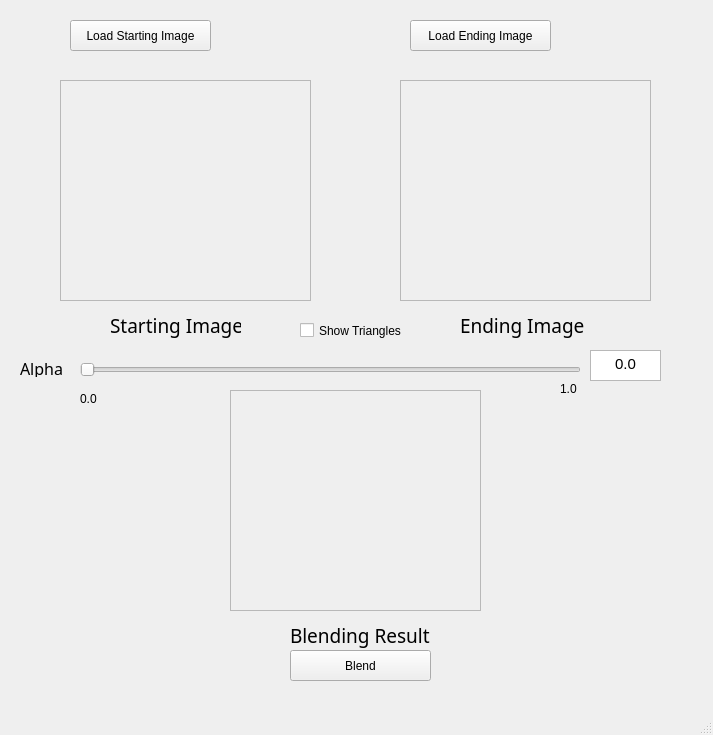
<?xml version="1.0" encoding="UTF-8"?>
<ui version="4.0">
 <class>MainWindow</class>
 <widget class="QMainWindow" name="MainWindow">
  <property name="geometry">
   <rect>
    <x>0</x>
    <y>0</y>
    <width>713</width>
    <height>735</height>
   </rect>
  </property>
  <property name="windowTitle">
   <string>MainWindow</string>
  </property>
  <widget class="QWidget" name="centralwidget">
   <widget class="QPushButton" name="pushButton">
    <property name="geometry">
     <rect>
      <x>70</x>
      <y>20</y>
      <width>141</width>
      <height>31</height>
     </rect>
    </property>
    <property name="text">
     <string>Load Starting Image</string>
    </property>
   </widget>
   <widget class="QPushButton" name="pushButton_2">
    <property name="geometry">
     <rect>
      <x>410</x>
      <y>20</y>
      <width>141</width>
      <height>31</height>
     </rect>
    </property>
    <property name="text">
     <string>Load Ending Image</string>
    </property>
   </widget>
   <widget class="QLabel" name="startImg">
    <property name="geometry">
     <rect>
      <x>60</x>
      <y>80</y>
      <width>251</width>
      <height>221</height>
     </rect>
    </property>
    <property name="frameShape">
     <enum>QFrame::StyledPanel</enum>
    </property>
    <property name="text">
     <string/>
    </property>
   </widget>
   <widget class="QLabel" name="label">
    <property name="geometry">
     <rect>
      <x>110</x>
      <y>310</y>
      <width>131</width>
      <height>31</height>
     </rect>
    </property>
    <property name="font">
     <font>
      <family>Abyssinica SIL</family>
      <pointsize>14</pointsize>
     </font>
    </property>
    <property name="text">
     <string>Starting Image</string>
    </property>
   </widget>
   <widget class="QLabel" name="label_2">
    <property name="geometry">
     <rect>
      <x>460</x>
      <y>310</y>
      <width>131</width>
      <height>31</height>
     </rect>
    </property>
    <property name="font">
     <font>
      <family>Abyssinica SIL</family>
      <pointsize>14</pointsize>
     </font>
    </property>
    <property name="text">
     <string>Ending Image</string>
    </property>
   </widget>
   <widget class="QCheckBox" name="checkBox">
    <property name="geometry">
     <rect>
      <x>300</x>
      <y>320</y>
      <width>131</width>
      <height>21</height>
     </rect>
    </property>
    <property name="text">
     <string>Show Triangles</string>
    </property>
   </widget>
   <widget class="QSlider" name="horizontalSlider">
    <property name="geometry">
     <rect>
      <x>80</x>
      <y>360</y>
      <width>501</width>
      <height>20</height>
     </rect>
    </property>
    <property name="orientation">
     <enum>Qt::Horizontal</enum>
    </property>
   </widget>
   <widget class="QLabel" name="label_3">
    <property name="geometry">
     <rect>
      <x>20</x>
      <y>360</y>
      <width>62</width>
      <height>17</height>
     </rect>
    </property>
    <property name="font">
     <font>
      <family>Abyssinica SIL</family>
      <pointsize>12</pointsize>
     </font>
    </property>
    <property name="text">
     <string>Alpha</string>
    </property>
   </widget>
   <widget class="QLabel" name="label_4">
    <property name="geometry">
     <rect>
      <x>80</x>
      <y>390</y>
      <width>62</width>
      <height>17</height>
     </rect>
    </property>
    <property name="text">
     <string>0.0</string>
    </property>
   </widget>
   <widget class="QLabel" name="label_5">
    <property name="geometry">
     <rect>
      <x>560</x>
      <y>380</y>
      <width>62</width>
      <height>17</height>
     </rect>
    </property>
    <property name="text">
     <string>1.0</string>
    </property>
   </widget>
   <widget class="QTextEdit" name="textEdit">
    <property name="geometry">
     <rect>
      <x>590</x>
      <y>350</y>
      <width>71</width>
      <height>31</height>
     </rect>
    </property>
    <property name="frameShape">
     <enum>QFrame::StyledPanel</enum>
    </property>
    <property name="frameShadow">
     <enum>QFrame::Sunken</enum>
    </property>
    <property name="html">
     <string>&lt;!DOCTYPE HTML PUBLIC &quot;-//W3C//DTD HTML 4.0//EN&quot; &quot;http://www.w3.org/TR/REC-html40/strict.dtd&quot;&gt;
&lt;html&gt;&lt;head&gt;&lt;meta name=&quot;qrichtext&quot; content=&quot;1&quot; /&gt;&lt;style type=&quot;text/css&quot;&gt;
p, li { white-space: pre-wrap; }
&lt;/style&gt;&lt;/head&gt;&lt;body style=&quot; font-family:'Sans'; font-size:10pt; font-weight:400; font-style:normal;&quot;&gt;
&lt;p align=&quot;center&quot; style=&quot; margin-top:0px; margin-bottom:0px; margin-left:0px; margin-right:0px; -qt-block-indent:0; text-indent:0px;&quot;&gt;&lt;span style=&quot; font-size:11pt;&quot;&gt;0.0&lt;/span&gt;&lt;/p&gt;&lt;/body&gt;&lt;/html&gt;</string>
    </property>
   </widget>
   <widget class="QLabel" name="label_6">
    <property name="geometry">
     <rect>
      <x>290</x>
      <y>620</y>
      <width>141</width>
      <height>31</height>
     </rect>
    </property>
    <property name="font">
     <font>
      <family>Abyssinica SIL</family>
      <pointsize>14</pointsize>
     </font>
    </property>
    <property name="text">
     <string>Blending Result</string>
    </property>
   </widget>
   <widget class="QPushButton" name="pushButton_3">
    <property name="geometry">
     <rect>
      <x>290</x>
      <y>650</y>
      <width>141</width>
      <height>31</height>
     </rect>
    </property>
    <property name="text">
     <string>Blend</string>
    </property>
   </widget>
   <widget class="QLabel" name="endImg">
    <property name="geometry">
     <rect>
      <x>400</x>
      <y>80</y>
      <width>251</width>
      <height>221</height>
     </rect>
    </property>
    <property name="frameShape">
     <enum>QFrame::StyledPanel</enum>
    </property>
    <property name="text">
     <string/>
    </property>
   </widget>
   <widget class="QLabel" name="startImg_3">
    <property name="geometry">
     <rect>
      <x>230</x>
      <y>390</y>
      <width>251</width>
      <height>221</height>
     </rect>
    </property>
    <property name="frameShape">
     <enum>QFrame::StyledPanel</enum>
    </property>
    <property name="text">
     <string/>
    </property>
   </widget>
  </widget>
  <widget class="QMenuBar" name="menubar">
   <property name="geometry">
    <rect>
     <x>0</x>
     <y>0</y>
     <width>713</width>
     <height>25</height>
    </rect>
   </property>
  </widget>
  <widget class="QStatusBar" name="statusbar"/>
 </widget>
 <resources/>
 <connections/>
</ui>
